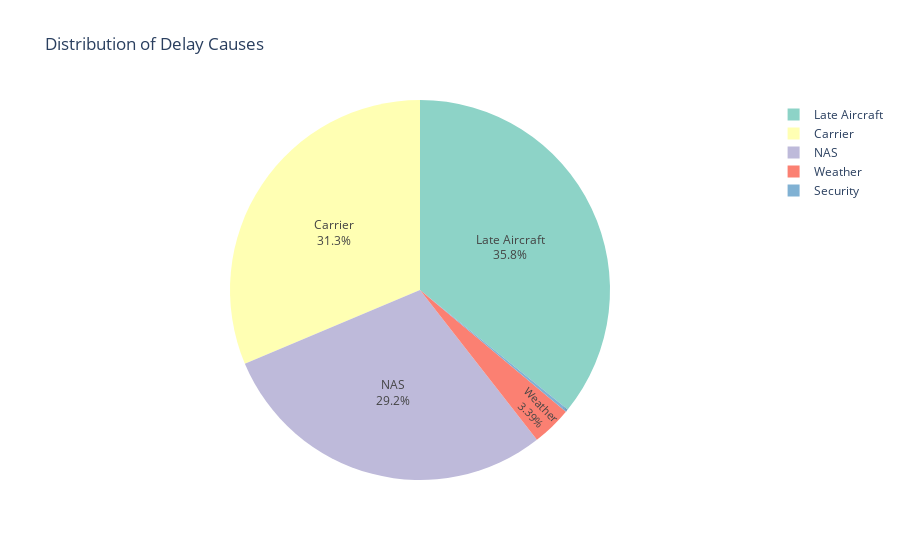

The code cell stored with this chart in its notebook:
### Code cell
# Delay causes breakdown
delay_causes = df_delays[['carrier_ct', 'weather_ct', 'nas_ct', 'security_ct', 'late_aircraft_ct']].sum()

fig = px.pie(
    values=delay_causes.values,
    names=['Carrier', 'Weather', 'NAS', 'Security', 'Late Aircraft'],
    title='Distribution of Delay Causes',
    color_discrete_sequence=px.colors.qualitative.Set3
)
fig.update_traces(textposition='inside', textinfo='percent+label')
fig.show()

print("\n🔍 Delay Causes Summary:")
for cause, count in delay_causes.items():
    print(f"  {cause.replace('_ct', '').replace('_', ' ').title()}: {count:,.0f} ({count/delay_causes.sum()*100:.1f}%)")

### Figure 1 — Plotly figure (JSON) as saved in the notebook; plotly's stock layout.template omitted (floating-point values rounded to 4 significant figures)
{"data": [{"domain": {"x": [0, 1], "y": [0, 1]}, "hovertemplate": "label=%{label}<br>value=%{value}<extra></extra>", "labels": ["Carrier", "Weather", "NAS", "Security", "Late Aircraft"], "legendgroup": "", "name": "", "showlegend": true, "textinfo": "percent+label", "textposition": "inside", "type": "pie", "values": [3565000.0, 385800.0, 3322000.0, 26930.0, 4075000.0]}], "layout": {"legend": {"tracegroupgap": 0}, "piecolorway": ["rgb(141,211,199)", "rgb(255,255,179)", "rgb(190,186,218)", "rgb(251,128,114)", "rgb(128,177,211)", "rgb(253,180,98)", "rgb(179,222,105)", "rgb(252,205,229)", "rgb(217,217,217)", "rgb(188,128,189)", "rgb(204,235,197)", "rgb(255,237,111)"], "title": {"text": "Distribution of Delay Causes"}}}
